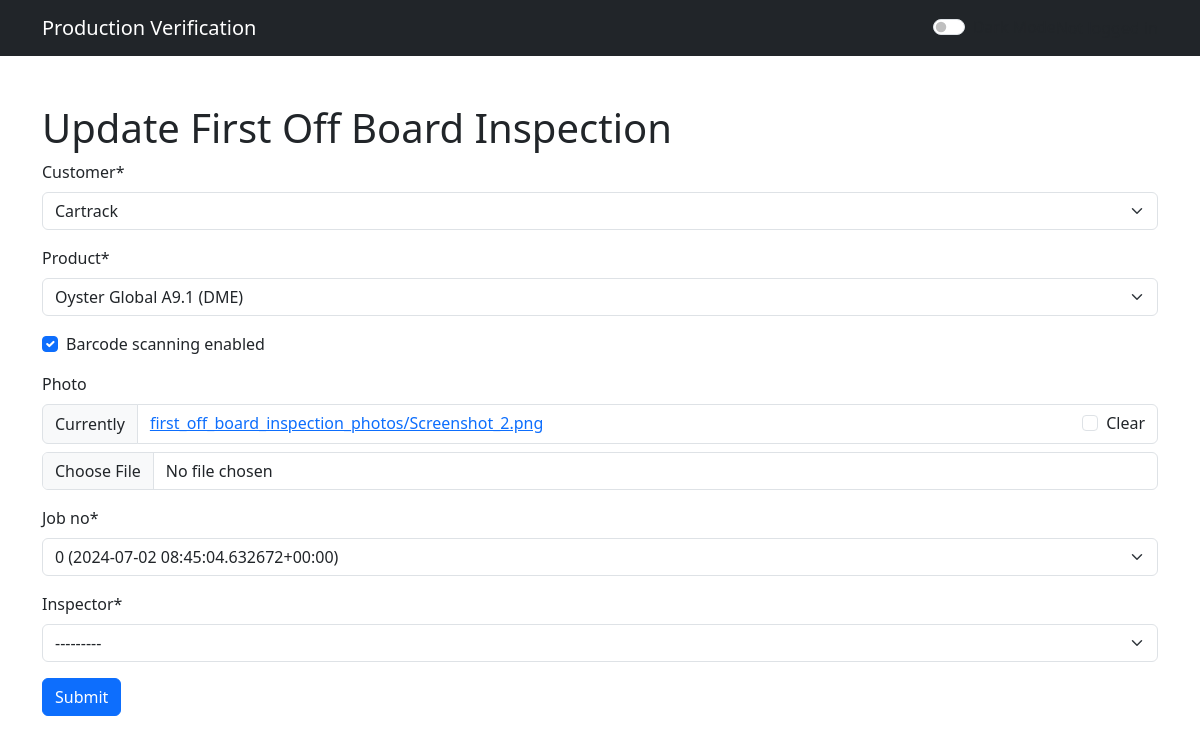
Page /board_varification/first-off-board-inspections/update/1/ on the committed database.
### board_varification/models.py (models this page shows, shortened)
class Product(models.Model):
    customer = models.ForeignKey(Customer, related_name='products', on_delete=models.CASCADE)
    job_no = models.ForeignKey(Job_number, null=True, on_delete=models.CASCADE)
    product_ID = models.CharField(max_length=255, default='default_value')
    rev_number = models.CharField(max_length=15, default='default_value')
    def __str__(self):
        return f"{self.product_ID} {self.rev_number} ({self.customer.name})"

class FirstOffBoardInspection(models.Model):
    customer = models.ForeignKey(Customer, on_delete=models.CASCADE, related_name='first_off_board_inspections')
    product = models.ForeignKey(Product, on_delete=models.CASCADE, related_name='first_off_board_inspections')
    roaming_qc_name = models.ForeignKey(Employee, on_delete=models.CASCADE, related_name='first_off_board_inspections')
    barcode_scanning_enabled = models.BooleanField(default=True)
    photo = models.ImageField(upload_to='first_off_board_inspection_photos/', blank=True, null=True)
    job_no = models.ForeignKey(Job_number, null=True, on_delete=models.CASCADE)

### board_varification/views.py (the view)
# urls.py: path('first-off-board-inspections/update/<int:pk>/', views.first_off_board_inspection_update, name='first_off_board_inspection_update'),
def first_off_board_inspection_update(request, pk):
    first_off_board_inspection = get_object_or_404(FirstOffBoardInspection, pk=pk)
    if request.method == 'POST':
        form = FirstOffBoardInspectionForm(request.POST, request.FILES, instance=first_off_board_inspection)
        if form.is_valid():
            form.save()
            return redirect('board_varification:first_off_board_inspection_list')
    else:
        form = FirstOffBoardInspectionForm(instance=first_off_board_inspection)
    return render(request, 'first_off_board_inspection_form.html', {'form': form})

### board_varification/models.py (called while the page is built)
    def __str__(self):
        return self.name

    def __str__(self):
        return f"{self.job_number} ({self.date})"

### templates/first_off_board_inspection_form.html (shortened to what this page needs)
{% extends 'base.html' %}
{% load crispy_forms_tags %}
{% block content %}
    <h1>{% if form.instance.pk %}Update{% else %}Create{% endif %} First Off Board Inspection</h1>
    <form method="post" enctype="multipart/form-data">
        {{ form|crispy }}
    <button type="submit" class="btn btn-primary">Submit</button>
    </form>
{% endblock %}

### templates/base.html (style rules this page uses)
body { transition: background-color 0.3s ease; }

### rows in the picture
Product: customer "Cartrack"
FirstOffBoardInspection: product "Oyster Global A9.1 (DME)", barcode_scanning_enabled "☑", job_no "0 (2024-07-02 08:45:04.632672+00:00)"
